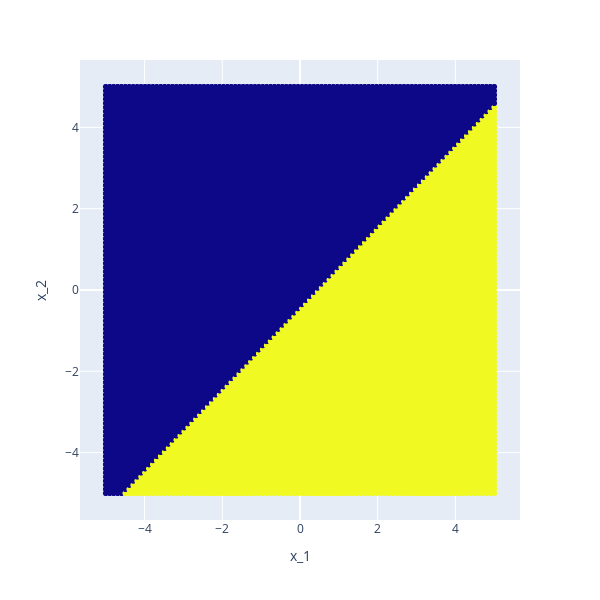

Source (notebook cell):
### Code cell
#| code-fold: true
fig = px.scatter( df,x='x_1', y='x_2', color='z_1')
fig.update_layout(autosize=False,width=600,height=600,coloraxis_showscale=False)
fig.show()

### Figure 1 — Plotly figure (JSON) as saved in the notebook; plotly's stock layout.template omitted (floating-point values rounded to 4 significant figures; data arrays with more than 128 entries replaced by an {"elided": "..."} marker saying what was removed)
{"data": [{"hovertemplate": "x_1=%{x}<br>x_2=%{y}<br>z_1=%{marker.color}<extra></extra>", "legendgroup": "", "marker": {"color": {"elided": "10000 int values"}, "coloraxis": "coloraxis", "symbol": "circle"}, "mode": "markers", "name": "", "showlegend": false, "type": "scattergl", "x": {"elided": "10000 float values"}, "xaxis": "x", "y": {"elided": "10000 float values"}, "yaxis": "y"}], "layout": {"autosize": false, "coloraxis": {"colorbar": {"title": {"text": "z_1"}}, "colorscale": [[0, "#0d0887"], [0.1111, "#46039f"], [0.2222, "#7201a8"], [0.3333, "#9c179e"], [0.4444, "#bd3786"], [0.5556, "#d8576b"], [0.6667, "#ed7953"], [0.7778, "#fb9f3a"], [0.8889, "#fdca26"], [1, "#f0f921"]], "showscale": false}, "height": 600, "legend": {"tracegroupgap": 0}, "margin": {"t": 60}, "width": 600, "xaxis": {"anchor": "y", "domain": [0, 1], "title": {"text": "x_1"}}, "yaxis": {"anchor": "x", "domain": [0, 1], "title": {"text": "x_2"}}}}
